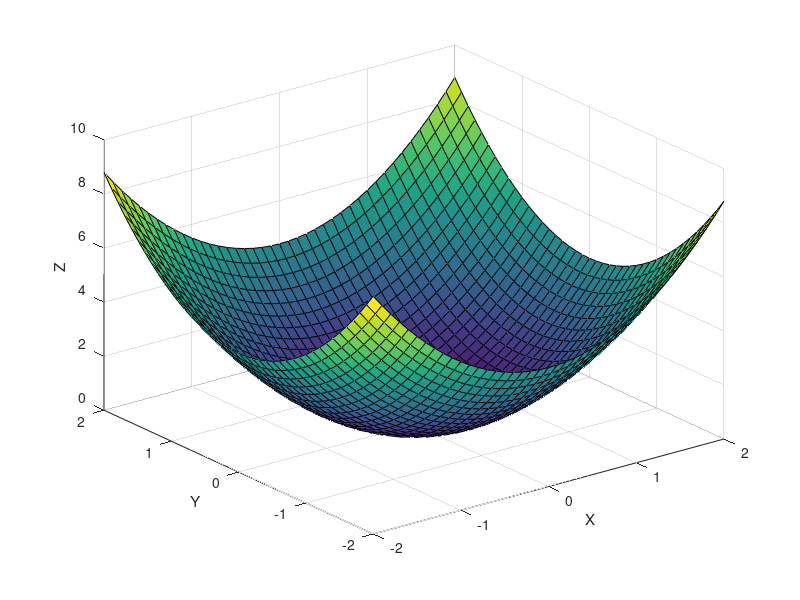

Here is the MATLAB script that generated this plot: (Note: this script raises an error after producing the figure.)
%% function 
func = @(X, Y, A) A .* sin(X) + sin(Y);
%% function peaks
clear func;
func = @(X, Y, A) A .* peaks(X, Y);

%% function smth
clear func;
func = @(X, Y, A) (A .* X .^ 2 + A .* Y .^ 2);

%% doin stuff
clear anim;
view(3);
left = -2;
right = 2;
rStep = 0.1;
range = left:rStep:right;
length = (right - left) ./ rStep;
aMin = 1;
aMax = 10;
aStep = .1;
pTime = .01;
eps = 1;
[X Y] = meshgrid(range, range);
frameNumber = (aMax - aMin) ./ aStep;
maxFunc = func(X, Y, aMax);
[zMin ~] = min(maxFunc(:));
zMin = zMin - eps;
[zMax ~] = max(maxFunc(:));
zMax = zMax + eps;
anim(frameNumber) = struct('cdata', [], 'colormap', []);
for i = 1:frameNumber
    A = aMin + aStep .* i;
    Z = func(X, Y, A);
    surf(X, Y, Z);
    hold on;
    xlabel('X');
    ylabel('Y');
    zlabel('Z');
    maxMat = zeros(size(Z, 1));
    minMat = zeros(size(Z, 1));
    for j = 2:(size(Z, 1) - 1)
        clear maxInd minInd;
        [~, maxInd] = findpeaks(Z(:, j));
        [~, minInd] = findpeaks(-Z(:, j));
        maxMat(j, maxInd) = (Z(j - 1, maxInd) < Z(j, maxInd)) ...
            .* (Z(j + 1, maxInd) < Z(j, maxInd));
        minMat(j, minInd) = (Z(j - 1, minInd) > Z(j, minInd)) ...
            .* (Z(j + 1, minInd) > Z(j, minInd));
    end
    clear maxRow maxCol minRow minCol;
    [maxRow, maxCol] = find(maxMat == 1);
    [minRow, minCol] = find(minMat == 1);
    plot3(X(1, minCol), Y(minRow, 1), Z(minRow, minCol), '*r');
    plot3(X(1, maxCol), Y(maxRow, 1), Z(maxRow, maxCol), '*g');
    hold off;
    axis([left right left right zMin zMax]);
    pause(pTime);
    anim(i) = getframe();
end
%% play animation
   clc 
   
   times = 3;                % amount of repeats
   frames_per_sec = 60;      % speed (fps)
   movie(anim, times, frames_per_sec);
%% building projection for a certain level onto OXY 
    clc
    
    A = aMax;
    height = 4;
    z = func(X, Y, A);
    contour(z, [height height]);
    grid on;
    xlabel('X');
    ylabel('Y');
    zlabel('Z');
    legend(['Contour on level ', num2str(height)]);
%%  saving animation as a video file
    clc
    save('evolution.mat', 'anim');
    vidObj = VideoWriter('evolution.avi');
    open(vidObj);
    writeVideo(vidObj,anim);
    close(vidObj);
